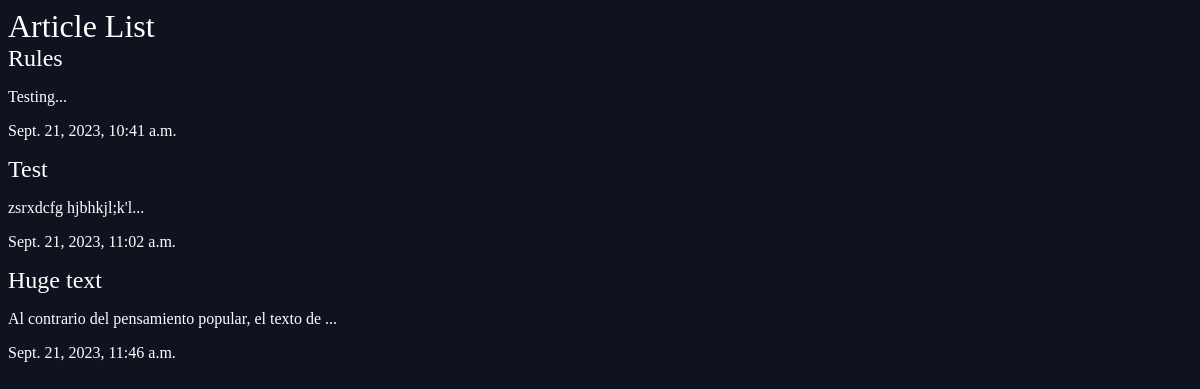
/articles/, run on an earlier commit of the app's database.
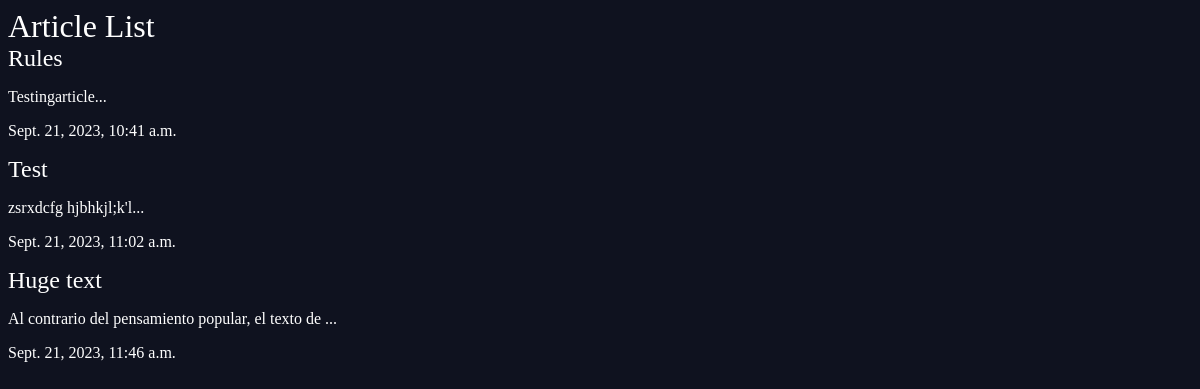
And on a later commit of the database.
### articles/models.py (models this page shows, shortened)
class Article(models.Model):
    title = models.CharField(max_length=100)
    slug = models.SlugField()
    body = models.TextField()
    date = models.DateTimeField()
    thumb = models.ImageField(default="default.jpg", blank=True)
    def snippet(self):
        return self.body[:50] + "..."

### articles/views.py (the view)
# urls.py: path('', article_list, name='list'),
def article_list(request):
    articles = Article.objects.all().order_by('date')
    return render(request, 'articles/article_list.html', {"articles":articles})

### articles/templates/articles/article_list.html
{% extends 'base.html' %}
{% block content %}
    <h1>Article List</h1>
    <div class="articles">
        {% for article in articles %}
            <div class="article">
                <h2><a href="{% url 'articles:detail' slug=article.slug %}">{{article.title}}</a></h2>
                <p>{{article.snippet}}</p>
                <p>{{article.date}}</p>
            </div>
        {% endfor %}
    </div>
{% endblock %}

What changed in the data, as far as the page shows it:
changed Article "Rules": snippet "Testing..." → "Testingarticle..."
